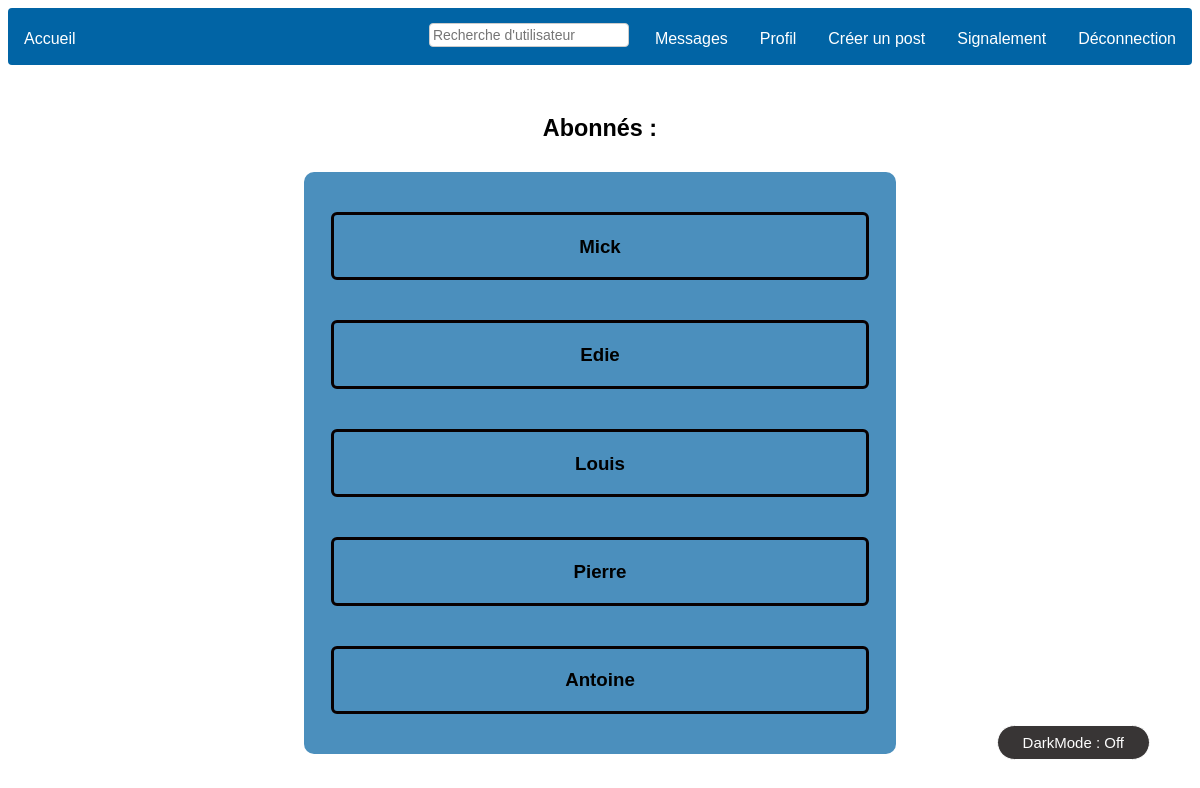
The page /WEBSITE/list_followers.php?user=Samy (signed in) on the database its author committed.
### tables this page shows
CREATE TABLE `follow` (
  `id` int(11) NOT NULL,
  `follower` text NOT NULL,
  `following` text NOT NULL
);

### WEBSITE/list_followers.php (the view, shortened to what this page needs)
<?
$bdd = new PDO('mysql:host=127.0.0.1;dbname=database', 'root', '');
include('menu.php');
if ($_GET["user"]) {
	$user = htmlspecialchars_decode($_GET["user"]);
	$sth = $bdd->prepare("SELECT * FROM follow WHERE following=?");
	$sth->execute(array($user));
	$size = $sth->rowCount();
	echo "<div class=\"header\"><h3>Abonnés :</h3></div>";
	echo "<ul class=\"posts\">";
	if ($size == 0) {
		echo "<li class=\"post\"><h3>Aucune abonnés<h3></li>";
	} else {
		while ($p = $sth->fetch()) {
			echo "<a style=\"text-decoration: none;\" href=\"profile.php?profile=" . $p['follower'] . "\"><li class=\"post\"><h3>" . $p['follower'] . "</h3></li>";
		}
	}
	echo "</ul>";
	include('darkmode.php');
}

### WEBSITE/CSS/style.css (style rules this page uses)
body { text-align: center; font-family: Arial, sans-serif; }
a:not([id="scrollUp"]) { color: black; }
ul[class="posts"] { list-style-type: none; margin: auto; margin-top: 30px; margin-bottom: 30px; padding: 0; overflow: hidden; background-color: #4b8fbd; width: 50%; border-radius: 10px; line-height: 25px; text-align: center; }
li[class="post"] { font-family: Arial, sans-serif; margin: auto; padding: 0; line-height: 25px; text-align: center; border: 3px solid rgb(8, 0, 0); width: 90%; margin-top: 40px; margin-bottom: 40px; border-radius: 6px; overflow: hidden; word-wrap: break-word; }
div[class="header"] { margin-top: 50px; font-size: 20px; font-family: Arial, sans-serif; }

### rows shown on the page
follow: follower "Mick"
follow: follower "Edie"
follow: follower "Louis"
follow: follower "Pierre"
follow: follower "Antoine"
